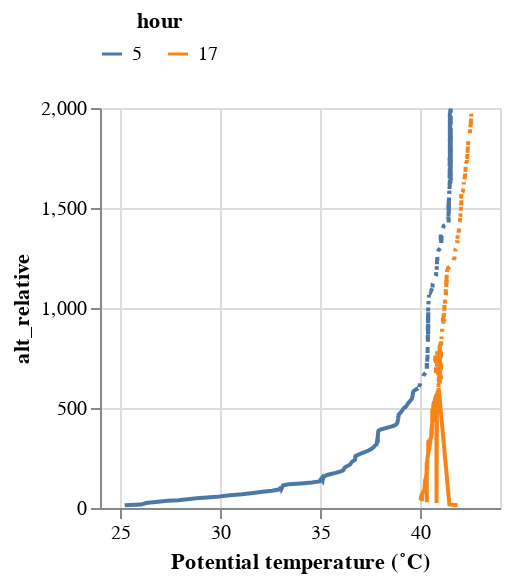

The code cell stored with this chart in its notebook:
### Code cell
elevation_gothic_m = 2884.322
src = df.copy()
src = utils.modify_df_timezone(src, pytz.UTC, 'US/Mountain')
src['alt_relative'] = src['alt'] - elevation_gothic_m
src = src[src['alt_relative'] <= 2000]
src['hour'] = src.time.dt.hour
src['is_high'] = src['alt_relative'] > 600
(alt.Chart(
    src.rename(columns={'tdry_potential':'dry bulb temp'})
).transform_fold(['dry bulb temp']).mark_line(color='orange').encode(
    alt.X("value:Q").sort('-y').title("Potential temperature (˚C)"),
    alt.Y("alt_relative:Q").scale(zero=False),
    alt.StrokeDash('is_high:Q', legend=None).scale(range = [[], [2,4]]),
    alt.Color("hour:N")
)).resolve_scale(x='independent').properties(width=200, height = 200).configure_legend(
    orient='top',
    direction='horizontal',
    titleAnchor='middle'
).resolve_scale(y='shared')

### Figure 1 — Vega-Lite specification as saved in the notebook (floating-point values rounded to 4 significant figures; data arrays with more than 128 entries replaced by an {"elided": "..."} marker saying what was removed)
{"config": {"view": {"continuousWidth": 300, "continuousHeight": 300}, "legend": {"direction": "horizontal", "orient": "top", "titleAnchor": "middle"}}, "data": {"name": "data-5c775761ad1720c301bbcea650771920"}, "mark": {"type": "line", "color": "orange"}, "encoding": {"color": {"field": "hour", "type": "nominal"}, "strokeDash": {"field": "is_high", "legend": null, "scale": {"range": [[], [2, 4]]}, "type": "quantitative"}, "x": {"field": "value", "sort": "-y", "title": "Potential temperature (˚C)", "type": "quantitative"}, "y": {"field": "alt_relative", "scale": {"zero": false}, "type": "quantitative"}}, "height": 200, "resolve": {"scale": {"y": "shared"}}, "transform": [{"fold": ["dry bulb temp"]}], "width": 200, "$schema": "https://vega.github.io/schema/vega-lite/v5.17.0.json", "datasets": {"data-5c775761ad1720c301bbcea650771920": {"elided": "851 records"}}}
